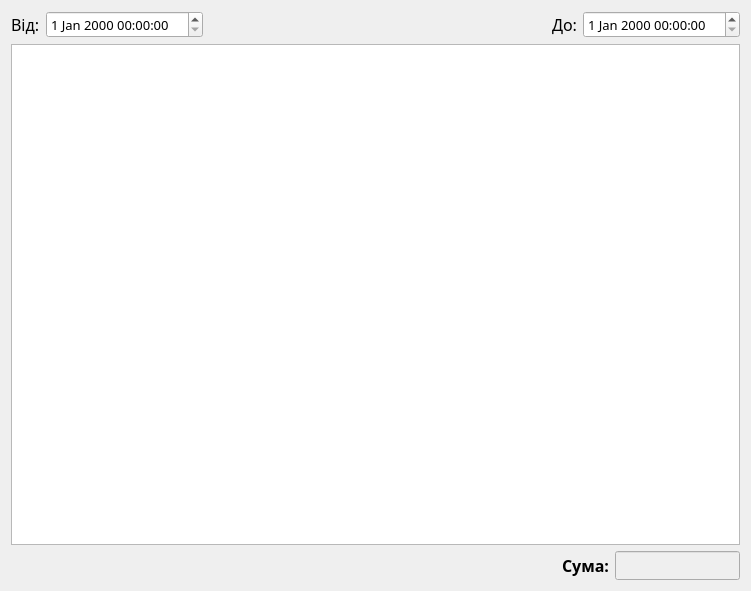
<?xml version="1.0" encoding="UTF-8"?>
<ui version="4.0">
 <class>Customer_info</class>
 <widget class="QWidget" name="Customer_info">
  <property name="geometry">
   <rect>
    <x>0</x>
    <y>0</y>
    <width>751</width>
    <height>591</height>
   </rect>
  </property>
  <property name="windowTitle">
   <string>Form</string>
  </property>
  <layout class="QVBoxLayout" name="verticalLayout">
   <item>
    <layout class="QHBoxLayout" name="horizontalLayout_3">
     <item>
      <layout class="QHBoxLayout" name="horizontalLayout_2">
       <item>
        <widget class="QLabel" name="label">
         <property name="font">
          <font>
           <family>Alef</family>
           <pointsize>12</pointsize>
          </font>
         </property>
         <property name="text">
          <string>Від:</string>
         </property>
        </widget>
       </item>
       <item>
        <widget class="QDateTimeEdit" name="dateTimeEdit">
         <property name="font">
          <font>
           <family>Alef</family>
           <pointsize>10</pointsize>
          </font>
         </property>
        </widget>
       </item>
      </layout>
     </item>
     <item>
      <spacer name="horizontalSpacer">
       <property name="orientation">
        <enum>Qt::Horizontal</enum>
       </property>
       <property name="sizeHint" stdset="0">
        <size>
         <width>40</width>
         <height>20</height>
        </size>
       </property>
      </spacer>
     </item>
     <item>
      <layout class="QHBoxLayout" name="horizontalLayout">
       <item>
        <widget class="QLabel" name="label_2">
         <property name="font">
          <font>
           <family>Alef</family>
           <pointsize>12</pointsize>
          </font>
         </property>
         <property name="text">
          <string>До:</string>
         </property>
        </widget>
       </item>
       <item>
        <widget class="QDateTimeEdit" name="dateTimeEdit_2">
         <property name="font">
          <font>
           <family>Alef</family>
           <pointsize>10</pointsize>
          </font>
         </property>
        </widget>
       </item>
      </layout>
     </item>
    </layout>
   </item>
   <item>
    <widget class="QTableWidget" name="tableWidget"/>
   </item>
   <item>
    <layout class="QHBoxLayout" name="horizontalLayout_10">
     <item>
      <spacer name="horizontalSpacer_3">
       <property name="orientation">
        <enum>Qt::Horizontal</enum>
       </property>
       <property name="sizeHint" stdset="0">
        <size>
         <width>40</width>
         <height>20</height>
        </size>
       </property>
      </spacer>
     </item>
     <item>
      <layout class="QHBoxLayout" name="horizontalLayout_8">
       <item>
        <widget class="QLabel" name="label_7">
         <property name="enabled">
          <bool>true</bool>
         </property>
         <property name="font">
          <font>
           <family>Alef</family>
           <pointsize>12</pointsize>
           <weight>75</weight>
           <bold>true</bold>
          </font>
         </property>
         <property name="text">
          <string>Сума:</string>
         </property>
        </widget>
       </item>
       <item>
        <widget class="QLineEdit" name="line_sum">
         <property name="enabled">
          <bool>false</bool>
         </property>
         <property name="sizePolicy">
          <sizepolicy hsizetype="Fixed" vsizetype="Fixed">
           <horstretch>0</horstretch>
           <verstretch>0</verstretch>
          </sizepolicy>
         </property>
         <property name="minimumSize">
          <size>
           <width>40</width>
           <height>0</height>
          </size>
         </property>
         <property name="font">
          <font>
           <family>Calibri</family>
           <pointsize>12</pointsize>
           <underline>false</underline>
          </font>
         </property>
        </widget>
       </item>
      </layout>
     </item>
    </layout>
   </item>
  </layout>
 </widget>
 <resources/>
 <connections/>
</ui>
